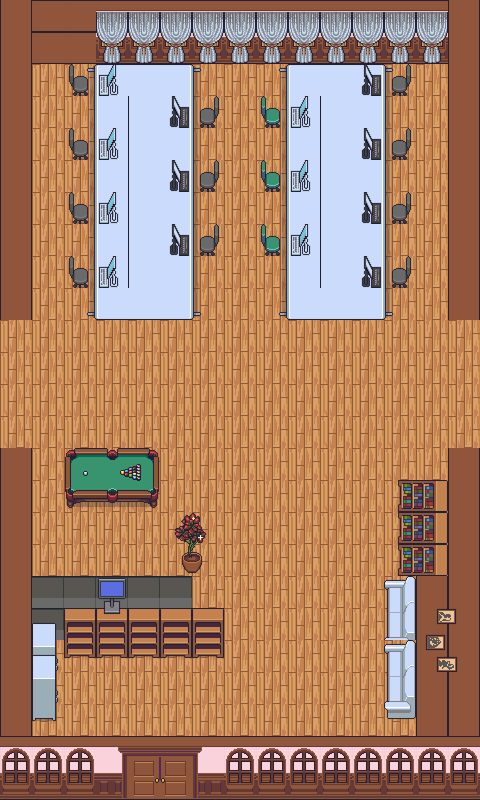

A 2D game scene composited from a Tiled map and its tileset images. What follows is a short description and the map's XML, with each tile layer's data collapsed to a summary:
An orthogonal 15x25 tile map with 32x32 px tiles, 12 tile layers (Floor, Wall, OpenDoor, LockedDoor, ...), 2 tilesets.

<map version="1.8" tiledversion="1.8.5" orientation="orthogonal" renderorder="right-down" width="15" height="25" tilewidth="32" tileheight="32" infinite="0" nextlayerid="13" nextobjectid="1">
 <tileset firstgid="1" source="Icon.tsx" />
 <tileset firstgid="120" source="ImageIcon2.tsx" />
 <layer id="1" name="Floor" width="15" height="25">
  <data>[375 cells, 375 non-empty, 1 distinct tile ids]</data>
 </layer>
 <layer id="2" name="Wall" width="15" height="25">
  <data>[375 cells, 102 non-empty, 8 distinct tile ids]</data>
 </layer>
 <layer id="3" name="OpenDoor" width="15" height="25">
  <data>[375 cells, 8 non-empty, 8 distinct tile ids]</data>
 </layer>
 <layer id="4" name="LockedDoor" width="15" height="25">
  <data>[375 cells, 8 non-empty, 8 distinct tile ids]</data>
 </layer>
 <layer id="5" name="ItemsPutOnTheFloor" width="15" height="25">
  <data>[375 cells, 106 non-empty, 21 distinct tile ids]</data>
 </layer>
 <layer id="11" name="ItemsPutOnTheDesk" width="15" height="25">
  <data>[375 cells, 16 non-empty, 4 distinct tile ids]</data>
 </layer>
 <layer id="10" name="Chair" width="15" height="25">
  <data>[375 cells, 14 non-empty, 3 distinct tile ids]</data>
 </layer>
 <layer id="8" name="Sofa1" width="15" height="25">
  <data>[375 cells, 5 non-empty, 3 distinct tile ids]</data>
 </layer>
 <layer id="9" name="Sofa2" width="15" height="25">
  <data>[375 cells, 0 non-empty, 0 distinct tile ids]</data>
 </layer>
 <layer id="6" name="Cabinet1" width="15" height="25">
  <data>[375 cells, 3 non-empty, 3 distinct tile ids]</data>
 </layer>
 <layer id="7" name="Cabinet2" width="15" height="25">
  <data>[375 cells, 3 non-empty, 3 distinct tile ids]</data>
 </layer>
 <layer id="12" name="ItemPutOnTheWall" width="15" height="25">
  <data>[375 cells, 52 non-empty, 9 distinct tile ids]</data>
 </layer>
</map>
